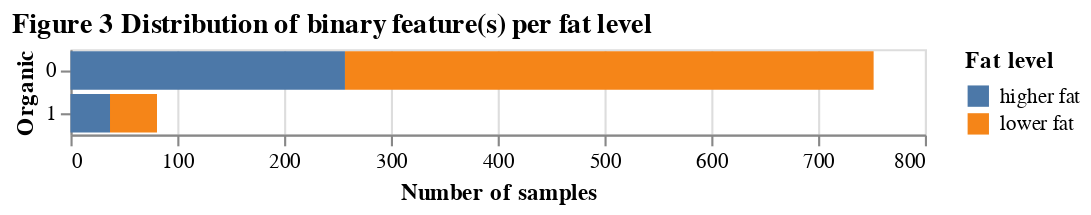

The notebook cell this image was saved under:
### Code cell
# Plot the distribution of binary feature(s) per fat level
plot_3_dist_binary = alt.Chart(train_df).mark_bar().encode(
    alt.X('count():Q',title="Number of samples"),
    alt.Y(alt.repeat(),type='nominal'),
    alt.Color('FatLevel:N',title="Fat level")
).repeat(binary_features).properties(title="Figure 3 Distribution of binary feature(s) per fat level")

plot_3_dist_binary

### Figure 1 — Vega-Lite specification as saved in the notebook (floating-point values rounded to 4 significant figures; data arrays with more than 128 entries replaced by an {"elided": "..."} marker saying what was removed)
{"config": {"view": {"continuousWidth": 400, "continuousHeight": 300}}, "repeat": ["Organic"], "spec": {"data": {"name": "data-06d58826f942e3391c8aad9cd1ad5295"}, "mark": "bar", "encoding": {"color": {"type": "nominal", "field": "FatLevel", "title": "Fat level"}, "x": {"type": "quantitative", "aggregate": "count", "title": "Number of samples"}, "y": {"type": "nominal", "field": {"repeat": "repeat"}}}}, "title": "Figure 3 Distribution of binary feature(s) per fat level", "$schema": "https://vega.github.io/schema/vega-lite/v4.8.1.json", "datasets": {"data-06d58826f942e3391c8aad9cd1ad5295": {"elided": "833 records"}}}
